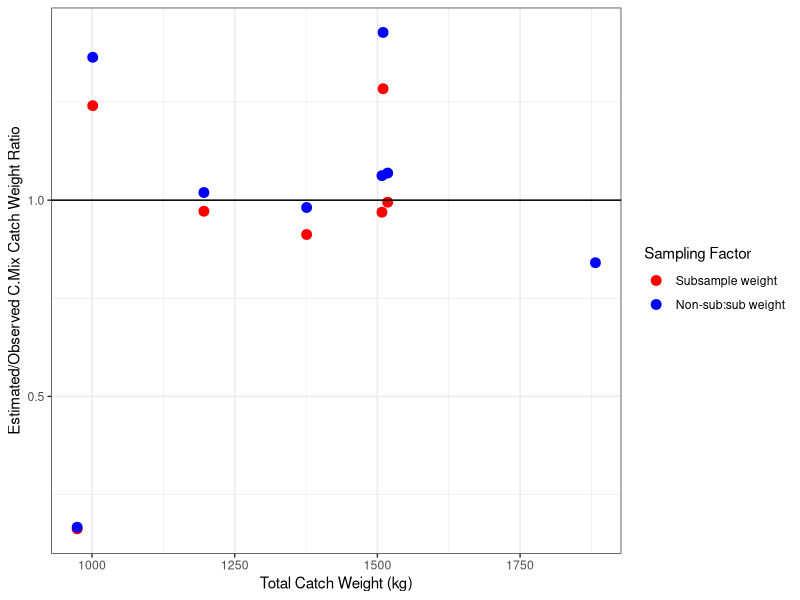
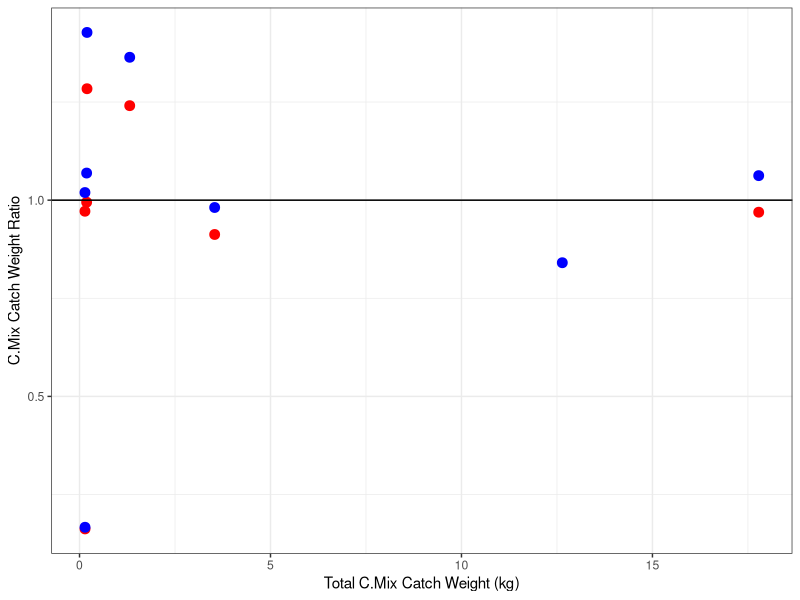
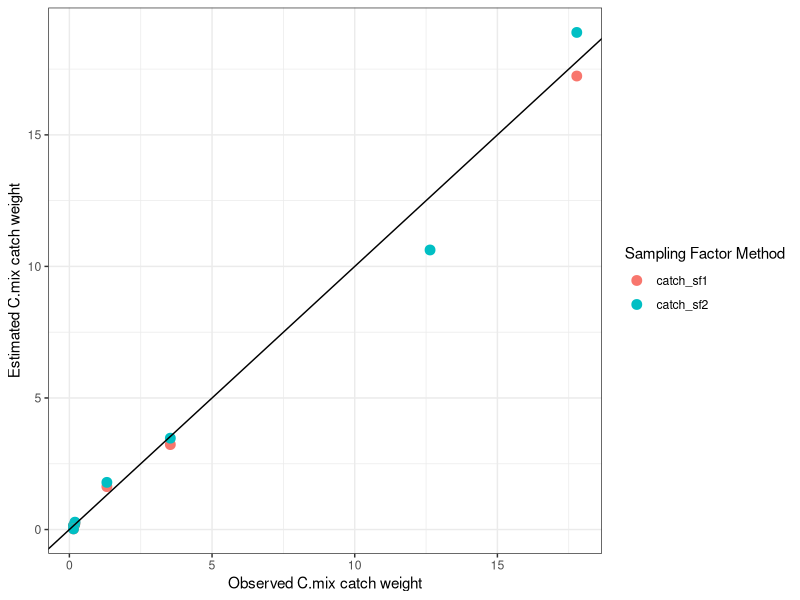

Recreate these plots in R, in order.
#Goals: Evaluate the efficacy of a bin subsampling protocol that estimates total catch weight 
#of small Chionoecetes at any given station on the EBS bottom trawl survey. Specifically:
  #1) Calculate sampling factor for a given haul (two methods)
  #2) Estimate total crab catch weight of C.mix via a sampling factor and table subsample of crab catch
  #3) Visually compare observed C.mix catch weight vrs estimated catch weight 

#Author: Erin Fedewa

#load packages
library(tidyverse)

#load AKK Leg 3 data 
dat <- read.csv("./Data/Bin_subsampling_dat.csv")

#Calculate sampling factors and estimate total catch 
dat %>%
  mutate(catch_weight = bag_weight-net_weight,
    #Method 1: Using subsample catch weight
      sf1 = catch_weight/(sub_weight-17.95), #empty brailer = 17.95kg
    #Method 2: Using whole hauled vrs subsampled species weights
      sf2 = (catch_weight-wh_crab_weight-wh_fish_weight)/(cmix_table_weight+sub_fish_weight),
    #Estimate total catch 
      catch_sf1 = cmix_table_weight*sf1,
      catch_sf2 = cmix_table_weight*sf2,
    #Calculate ratio between estimated and observed C.mix catch weight 
      catch_ratio_sf1 = catch_sf1/cmix_total_weight,
      catch_ratio_sf2 = catch_sf2/cmix_total_weight) -> sf_est

#Is estimated C.mix catch weight consistently under/overestimated?
#If there is systematic bias in subsampling from the bin, can we apply a correction factor? 

#Plot ratio by catch size 
sf_est %>%
  ggplot() +
  geom_point(aes(catch_weight, catch_ratio_sf1, color="red"), size=3) +
  geom_point(aes(catch_weight, catch_ratio_sf2, color="blue"), size=3) +
  geom_abline(slope=0, intercept=1) +
  labs(y="Estimated/Observed C.Mix Catch Weight Ratio", x="Total Catch Weight (kg)") +
  scale_color_identity(name = "Sampling Factor",
                       breaks = c("red", "blue"),
                       labels = c("Subsample weight", "Non-sub:sub weight"),
                       guide = "legend") +
  theme_bw()

#Plot ratio by C. mix crab catch size 
sf_est %>%
  ggplot() +
  geom_point(aes(cmix_total_weight, catch_ratio_sf1), color="red", size=3) +
  geom_point(aes(cmix_total_weight, catch_ratio_sf2), color="blue", size=3) +
  geom_abline(slope=0, intercept=1) +
  labs(y="C.Mix Catch Weight Ratio", x="Total C.Mix Catch Weight (kg)") +
  theme_bw()

#qqplot: observed vrs estimated catch for sampling factor method 1
sf_est %>%
  select(cmix_total_weight, catch_sf1, catch_sf2) %>%
  pivot_longer(c(2:3), names_to = "sampling_factor_method", values_to = "estimated_catch") %>%
  ggplot(aes(cmix_total_weight, estimated_catch, color=sampling_factor_method)) +
  geom_point(size=3) +
  theme_bw() +
  labs(x="Observed C.mix catch weight", y="Estimated C.mix catch weight", 
       color="Sampling Factor Method") +
  geom_abline(intercept =0 , slope = 1)

